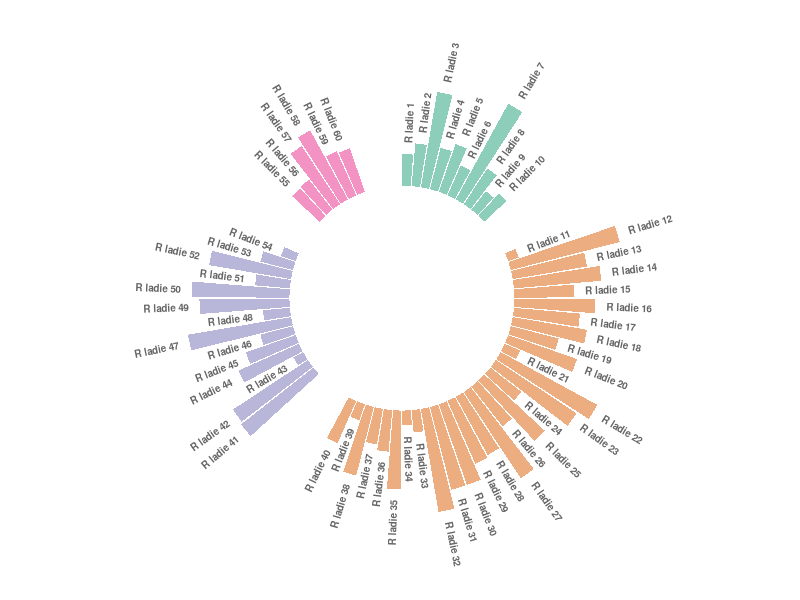

Generate this figure with R:

# Librerias
library(ggplot2)
library(tidyverse)

# Creamos el dataset
data <- data.frame(
  individual=paste( "R ladie ", seq(1,60), sep=""),
  group=c( rep('A', 10), rep('B', 30), rep('C', 14), rep('D', 6)) ,
  value=sample( seq(10,100), 60, replace=T)
)

#importante!
data$group<-as.factor(data$group)

# Seteamos el numero de lugares vacios que queremos dejar entre las barras de los diferentes grupos
empty_bar <- 4 #filas voy a dejar entre grupos
to_add <- data.frame(matrix(NA, empty_bar*nlevels(data$group), ncol(data)))# lleno las filas vacias con NA
colnames(to_add) <- colnames(data) #pego los nombres de las columnas
to_add$group <- rep(levels(data$group), each=empty_bar) #agrego el grupo 
data <- rbind(data, to_add)# agrego en mi tabla las nuevas filas 
data <- data %>% arrange(group) #organizo por grupos para que me queden ordenados en el grafico
data$id <- seq(1, nrow(data)) # agrego el id

# Nombre y posicion de las etiquetas
label_data <- data
number_of_bar <- nrow(label_data)
angle <- 90 - 360 * (label_data$id-0.5) /number_of_bar     # sacamos 0.5 porque necesitamos que la letra este en el medio la barra. 
label_data$hjust <- ifelse( angle < -90, 1, 0)
label_data$angle <- ifelse(angle < -90, angle+180, angle)

# Hago el gráfico
con_grupos <- ggplot(data, aes(x=as.factor(id), y=value, fill=group)) +      
  geom_bar(stat="identity", alpha=0.5) +
  ylim(-100,140) +
  theme_minimal() +
  theme(
    legend.position = "none",
    axis.text = element_blank(),
    axis.title = element_blank(),
    panel.grid = element_blank(),
    plot.margin = unit(rep(-1,4), "cm") 
  ) +
  coord_polar() + 
  geom_text(data=label_data, aes(x=id, y=value+10, label=individual, hjust=hjust), color="black", fontface="bold",alpha=0.6, size=2.5, angle= label_data$angle, inherit.aes = FALSE )+scale_fill_brewer(palette="Dark2")# elijo una paleta de colores

con_grupos



